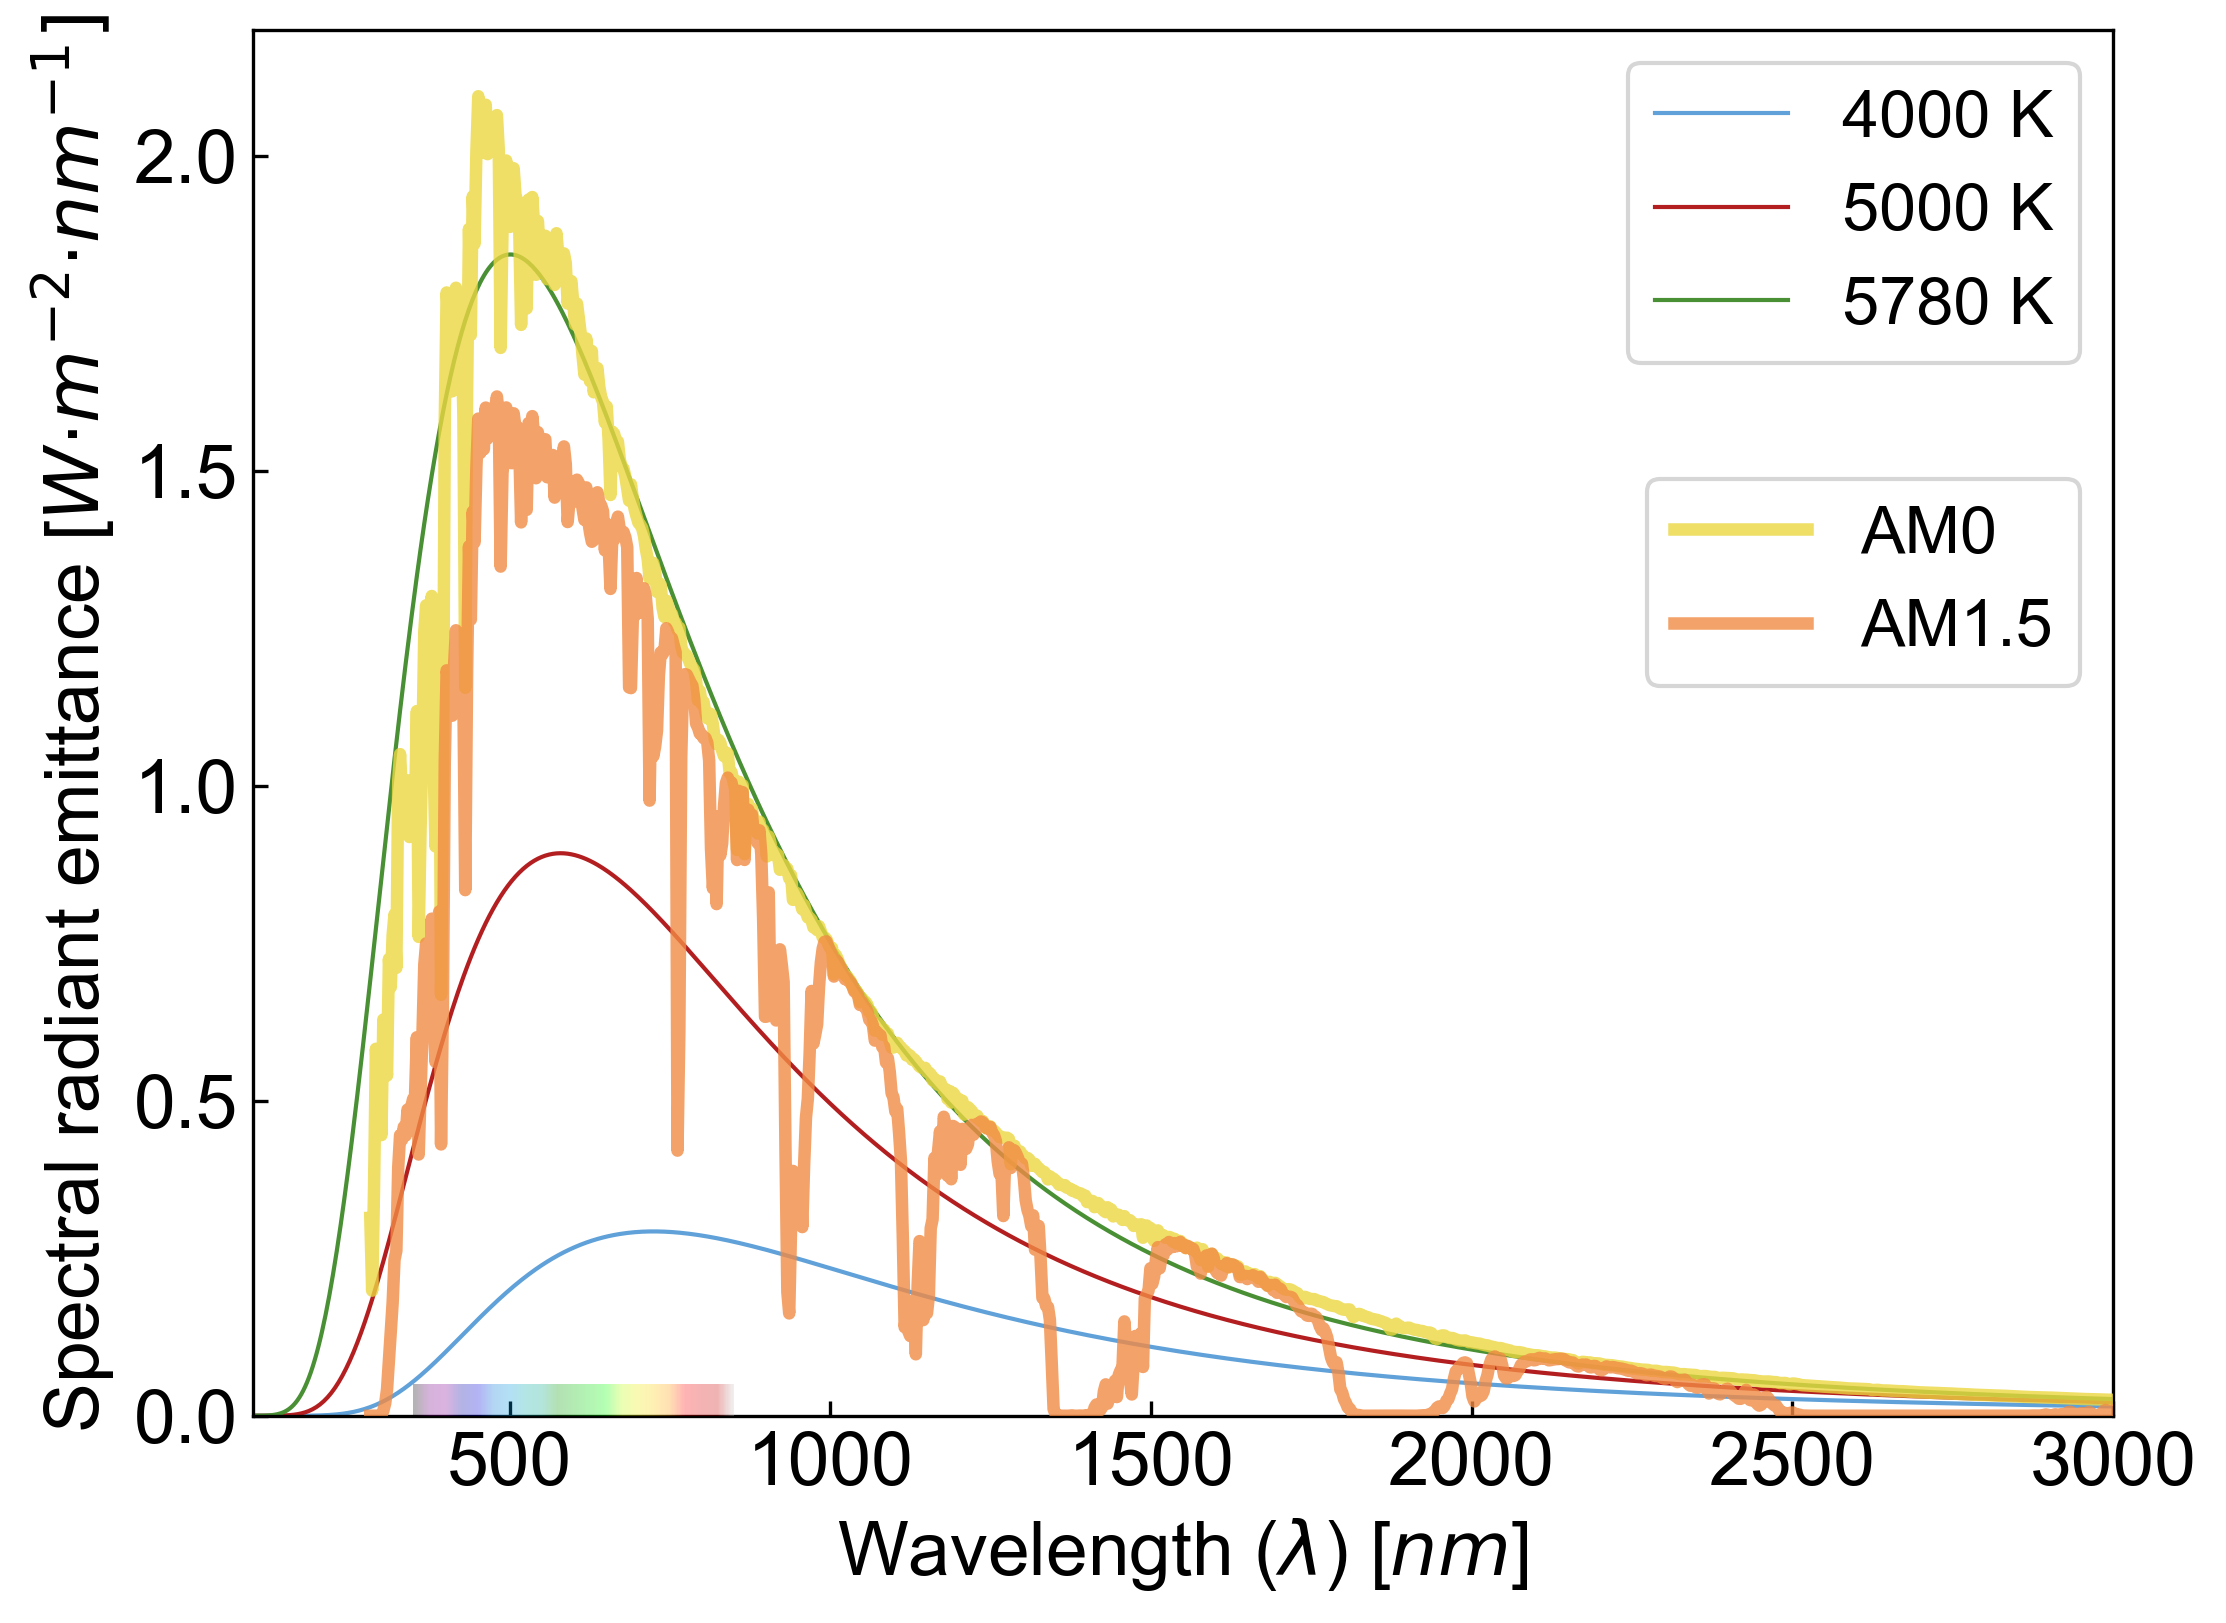

Here is the Python script that generated this plot:
# -*- coding: utf-8 -*-
"""
(C) 2022 Rubén Núñez - CC BY 4.0
"""

import matplotlib.pyplot as plt
import numpy as np
import pandas as pd
from scipy import constants

plt.style.use('../pv-textbook.mplstyle')

h = constants.h # 6.626e-34 [J·s]
c = constants.speed_of_light # 3.0e+8 [m/s]
k = constants.Boltzmann # 1.38e-23 [J/K]

VISIBLE_RANGE = (350, 850) # [nm]
HEIGHT_VISIBLE = 0.05 # [W/m2/nm]
MAX_LEVEL = 2.2 # [W/m2/nm]
WV_INI = 100 # [nm]
WV_MAX = 3000 # [nm]

def spectral_radiant_emittance(λ, T, Ω):
    def spectral_radiance(λ, T):
        planck_law = 2 * h * c**2 / (λ**5) * 1 / (np.exp(h*c/((λ)*k*T)) - 1)
        return planck_law * 1e-9 # [W/sr/m2/nm]
    
    return spectral_radiance(λ, T) * Ω # [W/m2/nm]

fig, ax1 = plt.subplots(figsize=(8, 6))

wavelengths = np.linspace(start=WV_INI, stop=WV_MAX, num=1000)

#%% BLACKBODY EMITTER
solid_angle_sun = np.pi * np.sin(np.radians(0.27))**2 # ±0.27 [°] -> 68.5e-6 [sr]

ax1.plot(wavelengths, spectral_radiant_emittance(λ=wavelengths*1e-9, T=4000, Ω=solid_angle_sun), linewidth=1)
ax1.plot(wavelengths, spectral_radiant_emittance(λ=wavelengths*1e-9, T=5000, Ω=solid_angle_sun), linewidth=1)
ax1.plot(wavelengths, spectral_radiant_emittance(λ=wavelengths*1e-9, T=5780, Ω=solid_angle_sun), linewidth=1)

ax1.legend(['4000 K','5000 K', "5780 K"])

ax1.set_xlim([WV_INI, WV_MAX])
ax1.set_ylim([0, MAX_LEVEL])

ax1.yaxis.set_ticks(np.arange(0, MAX_LEVEL, 0.5))

ax1.set_xlabel("Wavelength ($\lambda$) [$nm$]")
ax1.set_ylabel("Spectral radiant emittance [$W·m^{-2}·nm^{-1}]$")

#%% ax2 - VISIBLE RANGE
y = np.linspace(start=0, stop=1, num=100)
extent = (np.min(wavelengths), np.max(wavelengths), np.min(y), np.max(y))
X = np.array([wavelengths]*100)

# [x0, y0, width, height]
ax2 = ax1.inset_axes([VISIBLE_RANGE[0], 0, VISIBLE_RANGE[1]-VISIBLE_RANGE[0], HEIGHT_VISIBLE], transform=ax1.transData)
ax2.imshow(X, extent=extent, cmap='nipy_spectral', aspect='auto', alpha=0.3)
ax2.axis('off')

#%% ax3 - AM0&1.5 SPECTRA
ax3 = ax1.twinx()

def interp_df(df, new_index, limit=None):
    index_joined = df.index.join(new_index, how='outer')
    return df.reindex(index=index_joined).interpolate(limit=limit).reindex(new_index)

astmg173 = interp_df(pd.read_csv('data/spectra_astmg173.csv', skiprows=1, index_col='Wvlgth nm'), wavelengths)

am0 = astmg173['Etr W*m-2*nm-1']
am0.plot(ax=ax3, color='C3', alpha=0.8, linewidth=3)

am15g = astmg173['Global tilt  W*m-2*nm-1']
am15g.plot(ax=ax3, color='C4', alpha=0.8, linewidth=3)

ax3.set_ylim([0, MAX_LEVEL])
ax3.legend(['AM0', 'AM1.5'], bbox_to_anchor=(1, 0.7))
ax3.axis('off')

plt.savefig('blackbody + AM spectra.png', dpi=300, bbox_inches='tight')
